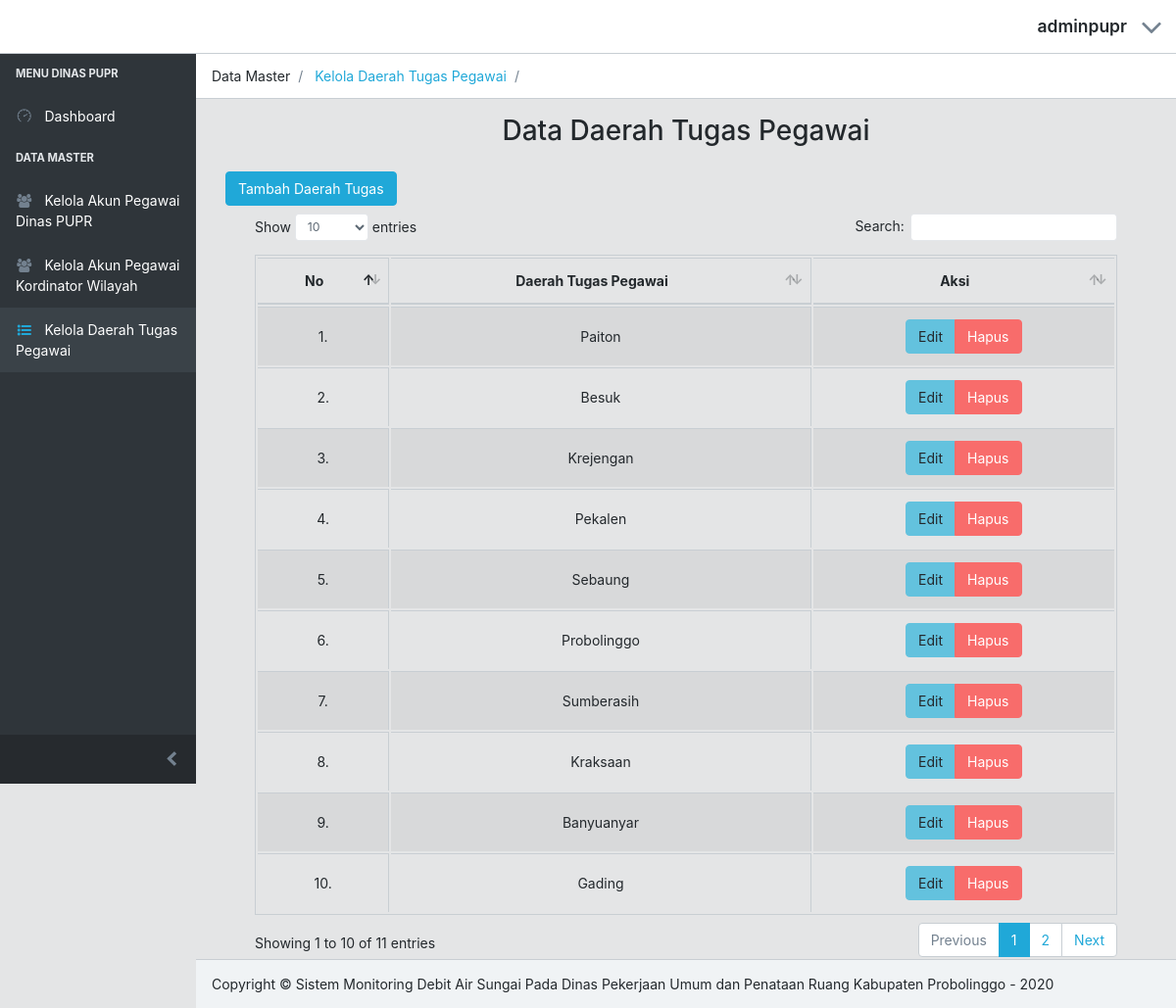
/data_pupr/KelolaDaerah_tugas.php (signed in), run on the app's committed database.
### tables this page shows
CREATE TABLE `daerah_tugas` (
  `id_daerah` varchar(25) NOT NULL,
  `daerah_tugas` varchar(30) DEFAULT NULL
);

### data_pupr/fungsi.php (called while the page is built, shortened)
<?php
    include "../koneksi/koneksi.php";
    function query($query_kedua){
        global $koneksi;
        $result = mysqli_query($koneksi, $query_kedua);
        $rows = [];
        while ($data = mysqli_fetch_assoc($result)) {
            $rows[] = $data;
        }
        return $rows;
    }
?>

### data_pupr/KelolaDaerah_tugas.php (the view, shortened to what this page needs)
<?php
    include "../data_pupr/template/header.php";
    include "../data_pupr/template/menu.php";
    include "../data_pupr/template/lokasi.php";
    include "../data_pupr/fungsi.php";
    $db_korwil = query("SELECT a.id_daerah, a.daerah_tugas FROM daerah_tugas a");
    ?>
<div class="container-fluid">
    <h2 align="center" class="pt-3 pb-3">Data Daerah Tugas Pegawai</h2>
    <div class="row justify-content-center">
        <div class="col-sm-12 col-lg-12 ">
            <a href="TambahDaerah_tugas.php" class="btn btn-primary mb-2">Tambah Daerah Tugas</a>
            <table class="table table-striped table-hover table-bordered table-align-middle" id="data">
                <thead >
                    <tr align="center">
                        <th>No</th>
                        <th>Daerah Tugas Pegawai</th>
                        <th>Aksi</th>
                    </tr>
                </thead>
                <tbody>
                    <?php
                    $i = 1;
                    foreach ($db_korwil as $data) {
                        ?>
                <tr align="center">
                    <td><?=$i++?>.</td>
                    <td><?=$data['daerah_tugas']?></td>
                    <td>
                        <div class="btn-group">
                            <a href="EditDaerah_tugas.php?id=<?=$data['id_daerah']?>"  class="btn btn-info">Edit</a>
                            <a href="DeleteDaerah_tugas.php?id=<?=$data['id_daerah']?>" onclick="return confirm('Apakah anda ingin menghapus data ini ?')" class="btn btn-danger">Hapus</a>
                        </div>
                    </td>
                </tr>
                    <?php } ?>
                </tbody>
                </table>
            </div>
        </div>
    </div>
<?php
    include "template/footer.php";
?>

### data on the page
daerah_tugas: daerah_tugas "Paiton"
daerah_tugas: daerah_tugas "Besuk"
daerah_tugas: daerah_tugas "Krejengan"
daerah_tugas: daerah_tugas "Pekalen"
daerah_tugas: daerah_tugas "Sebaung"
daerah_tugas: daerah_tugas "Probolinggo"
daerah_tugas: daerah_tugas "Sumberasih"
daerah_tugas: daerah_tugas "Kraksaan"
daerah_tugas: daerah_tugas "Banyuanyar"
daerah_tugas: daerah_tugas "Gading"

### other printed values
$_SESSION['username'] "adminpupr"
$lokasi1 "Data Master"
$lokasi2 "Kelola Daerah Tugas Pegawai"
